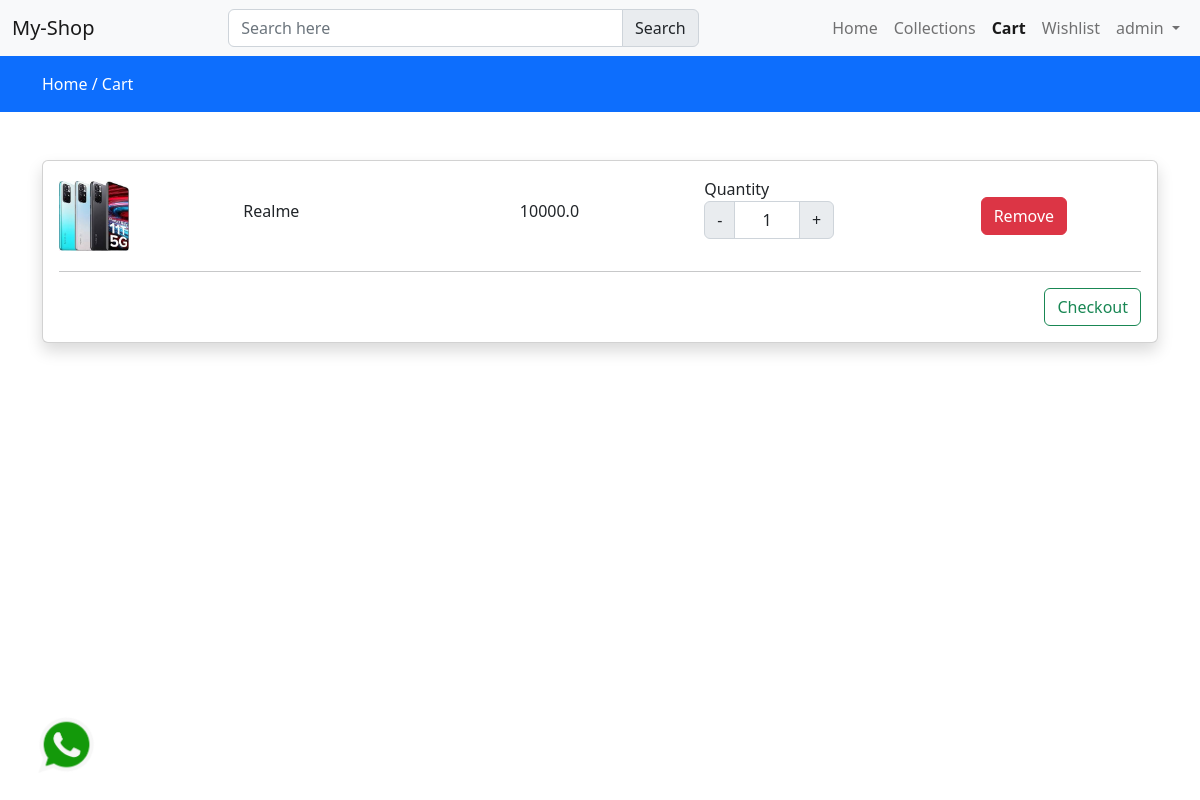
The app's page /cart (signed in) with its own data.
### store/models.py (models this page shows, shortened)
class Cart(models.Model):
    user = models.ForeignKey(User, on_delete=models.CASCADE)
    product = models.ForeignKey(Product, on_delete=models.CASCADE)
    product_qty = models.IntegerField(null=False, blank=False)
    created_at = models.DateTimeField(auto_now_add=True)

class Product(models.Model):
    category = models.ForeignKey(Category, on_delete=models.CASCADE)
    slug = models.CharField(max_length=150, null=True, blank=True)
    name = models.CharField(max_length=100, null=True, blank=True)
    product_image = models.ImageField(upload_to=get_file_path, null=True, blank=True)
    small_description = models.CharField(max_length=150, null=True, blank=True)
    quantity = models.IntegerField(null=True, blank=True)
    description = models.TextField(max_length=500, null=True, blank=True)
    original_price = models.FloatField(null=True, blank=True)
    selling_price = models.FloatField(null=True, blank=True)
    status = models.BooleanField(default=False, help_text='0=default, 1=Hidden')
    trending = models.BooleanField(default=False, help_text='0=default, 1=hidden')
    tag = models.CharField(max_length=150, null=True, blank=True)
    meta_title = models.CharField(max_length=150, null=True, blank=True)
    meta_keywords = models.CharField(max_length=150, null=True, blank=True)
    meta_description = models.CharField(max_length=500, null=True, blank=True)
    created_at = models.DateTimeField(auto_now_add=True)

### store/controller/cart.py (the view)
# urls.py: path('cart', cart.viewcart, name='cart'),
@login_required(login_url='loginpage')
def viewcart(request):
    cart = Cart.objects.filter(user=request.user)
    context = {'cart': cart}
    return render(request, 'store/cart.html', context)

### store/templates/store/cart.html (shortened to what this page needs)
{% extends 'store/layouts/main.html' %}
{% block content %}
<div class="py-3 bg-primary">
    <div class="container">
        <a class="text-white" href="{% url 'home' %}">Home /</a>
        <a class="text-white" href="{% url 'cart' %}">Cart </a>
    </div>
</div>
<div class="py-5">
    <div class="container">
        <div class="row">
            <div class="col-md-12">
                <div class="card shadow">
                    <div class="card-body cartdata">
                        {% if cart %}
                            {% for item in cart %}
                                <div class="row product_data">
                                    <div class="col-md-2 my-auto">
                                        <img src="{{item.product.product_image.url }}" height="70px" width="70px" alt="Image Here">
                                    </div>
                                    <div class="col-md-3 my-auto">
                                        <h6>{{ item.product.name }} </h6>
                                    </div>
                                    <div class="col-md-2 my-auto">
                                        <h6>{{ item.product.selling_price }} </h6>
                                    </div>
                                    <div class="col-md-3 my-auto">
                                        {% if item.product.quantity >= item.product_qty %}
                                            <label for="Quantity">Quantity</label>
                                            <div class="input-group text-center mb-3" style="width:130px">
                                                <button class="input-group-text changeQuantity decrement-btn">-</button>
                                                <input type="text" name="quantity" class="form-control qty-input text-center" value="{{ item.product_qty}}">
                                                <button class="input-group-text changeQuantity increment-btn">+</button>
                                            </div>
                                        {% else %}
                                            <h6>Out of Stock</h6>
                                        {% endif %}
                                    </div>
                                    <div class="col-md-2 my-auto">
                                        <button class="btn btn-danger delete-cart-item">Remove</button>
                                    </div>
                                </div>
                            {% endfor %}
                            <hr>
                            <a href="{% url 'checkout' %}" class="btn btn-outline-success float-end">Checkout</a>
                        {% else %}
                            <h4>Your Cart is Empty</h4>
                        {% endif %}
                    </div>
                </div>
            </div>
        </div>
    </div>
</div>
{% endblock content %}

### store/templates/store/inc/navbar.html (shortened to what this page needs)
<nav class="navbar navbar-expand-lg bg-light">
  <div class="container-fluid">
    <a class="navbar-brand" href="#">My-Shop</a>
    <div class="search-bar">
      <div class="input-group">
        <input type="text" class="form-control" id="searchproducts" placeholder="Search here">
        <button class="input-group-text" id="basic-addon1">Search</button>
      </div>
    </div>
    <div class="collapse navbar-collapse" id="navbarNav">
      <ul class="navbar-nav ms-auto" >
        <li class="nav-item">
          <a class="nav-link {% if request.resolver_match.url_name == 'home' %}active{% endif %}" aria-current="page" href="{% url 'home' %}">Home</a>
        </li>
        <li class="nav-item">
          <a class="nav-link {% if request.resolver_match.url_name == 'collections' %}active{% endif %}" href="{% url 'collections' %}">Collections</a>
        {% if request.user.is_authenticated %}
        </li>
        <li class="nav-item">
          <a class="nav-link {% if request.resolver_match.url_name == 'cart' %}active{% endif %}" aria-current="page" href="{% url 'cart' %}">Cart</a>
        </li>
        <li class="nav-item">
          <a class="nav-link {% if request.resolver_match.url_name == 'wishlist' %}active{% endif %}" aria-current="page" href="{% url 'wishlist' %}">Wishlist</a>
        </li>
          <li class="nav-item dropdown">
            <a class="nav-link dropdown-toggle" href="#" id="navbarDropdown" role="button" data-bs-toggle="dropdown" aria-expanded="false">
              {{request.user}}
            </a>
        {% endif %}
      </ul>
    </div>
  </div>
</nav>

### static/css/custom.css (style rules this page uses)
.search-bar { width: 40% !important; margin-left: 10%; }

### store/templates/store/layouts/main.html (style rules this page uses)
a { text-decoration: none; color: #000; }
.active { font-weight: 800; }

### records on screen
Cart: product.product_image (picture), product.name "Realme", product.selling_price "10000.0", quantity "1"

### other values on screen
{{ request.user }} "admin"
